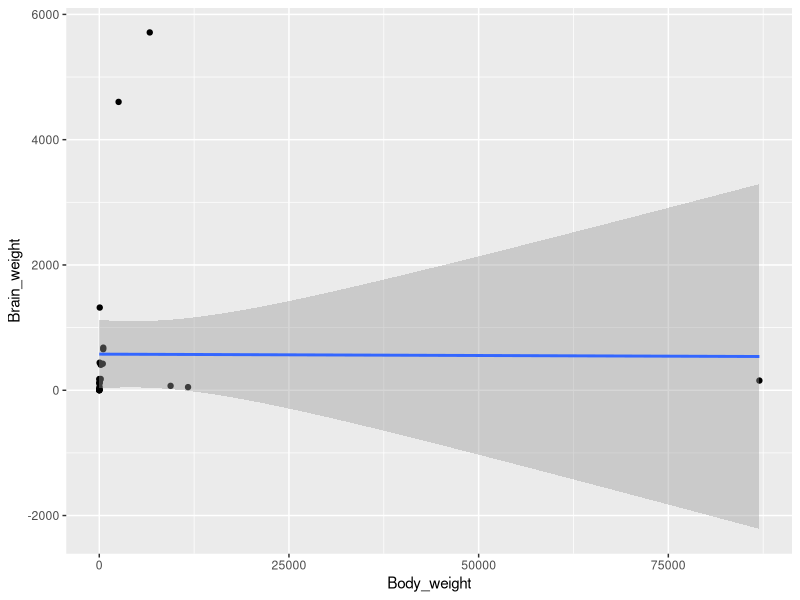
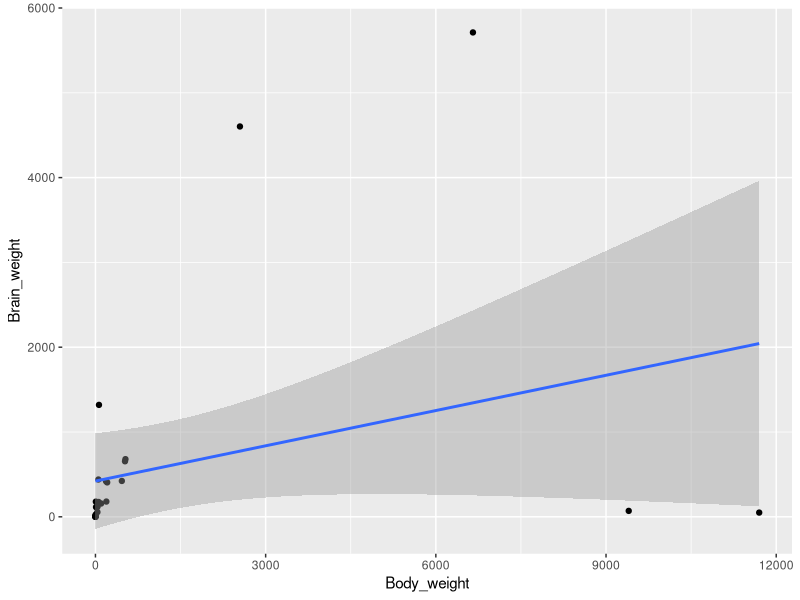
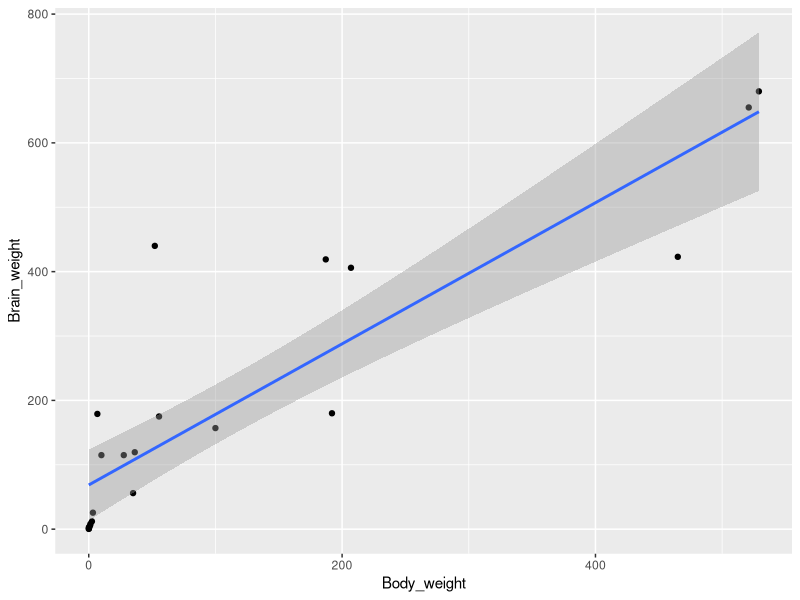

R code for these plots, in order:
## ---- chunk 1
knitr::opts_chunk$set(echo = TRUE)
# cranのmirrorを明示的に設定
options(repos = "https://cran.ism.ac.jp/")
install.packages("tidyverse")
library(tidyverse)
## ---- chunk 2
brain_data <- read_tsv("animaldat.txt")
brain_data

# https://data-viz-lab.com/ggplot2
ggplot(data = brain_data, mapping = aes(x = Body_weight, y = Brain_weight)) +
    geom_point() +
    geom_smooth(method = "lm")
## ---- chunk 3
cor(brain_data$Body_weight, brain_data$Brain_weight)
## ---- chunk 4
# 体重が80000より大きい動物をフィルターしてみる
filtered_brain_data <- brain_data[brain_data$Body_weight < 80000, ]
print(x = filtered_brain_data, n = 30)

ggplot(data = filtered_brain_data, mapping = aes(x = Body_weight, y = Brain_weight)) +
    geom_point() +
    geom_smooth(method = "lm")

cor(filtered_brain_data$Body_weight, filtered_brain_data$Brain_weight)
## ---- chunk 5
filtered_brain_data2 <- brain_data[(brain_data$Body_weight < 2000) & (brain_data$Brain_weight < 1000), ]
ggplot(data = filtered_brain_data2, mapping = aes(x = Body_weight, y = Brain_weight)) +
    geom_point() +
    geom_smooth(method = "lm")
